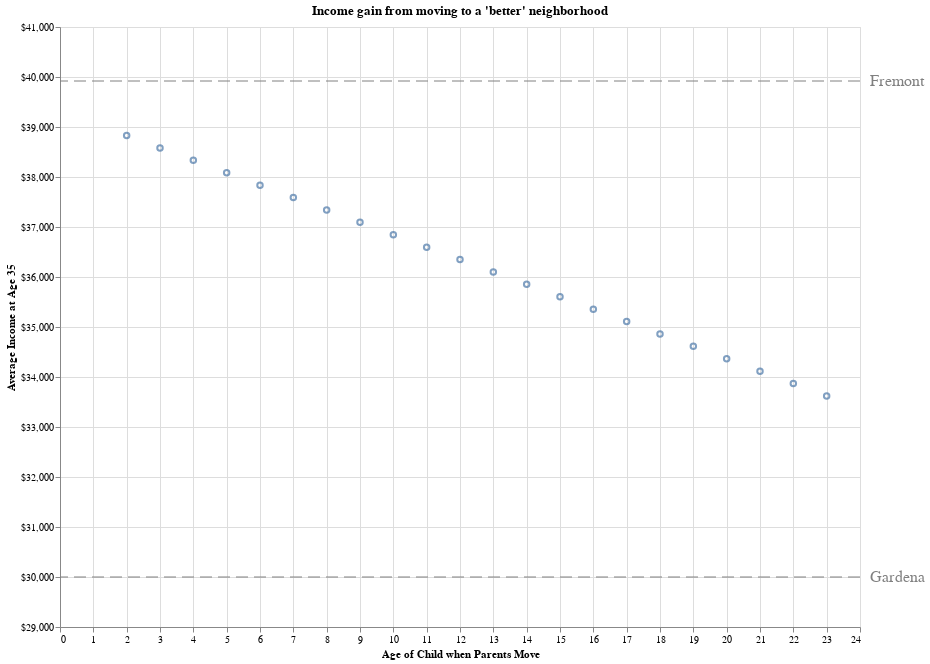

Here is the notebook cell this chart was saved with:
### Code cell
width = 800
height = 600

rule_line = alt.Chart().mark_rule(
    strokeDash=[12, 6],
    strokeWidth=1,
    color="gray"
)

text_anno = alt.Chart().mark_text(
    baseline="middle",
    align="left",
    color="gray",
    fontSize=16,
    dx=(width/2) + 10
)

alt.Chart(prediction_data).mark_point().encode(
    alt.X('age',
        scale=alt.Scale(),
        axis=alt.Axis(title="Age of Child when Parents Move"),
    ),    
    alt.Y('income',
        scale=alt.Scale(
            zero=False, 
            domainMin=29000, 
            domainMax=41000
        ),
        axis=alt.Axis(format="$,f", title="Average Income at Age 35"),
    ),
) + rule_line.encode(
    y=alt.datum(predicted_income_moved_at_birth)
) + text_anno.encode(
    y=alt.datum(predicted_income_moved_at_birth),
    text=alt.datum("Fremont")
) + rule_line.encode(
    y=alt.datum(gardena_pred_medhhinc_35yo)
) + text_anno.encode(
    y=alt.datum(gardena_pred_medhhinc_35yo),
    text=alt.datum("Gardena")
).properties(
    title="Income gain from moving to a 'better' neighborhood",
    width=width, 
    height=height
)

### Figure 1 — Vega-Lite specification as saved in the notebook (floating-point values rounded to 4 significant figures)
{"config": {"view": {"continuousWidth": 400, "continuousHeight": 300}}, "layer": [{"data": {"name": "data-cd853d8a5a5be8df06071508d71de90b"}, "mark": "point", "encoding": {"x": {"axis": {"title": "Age of Child when Parents Move"}, "field": "age", "scale": {}, "type": "quantitative"}, "y": {"axis": {"format": "$,f", "title": "Average Income at Age 35"}, "field": "income", "scale": {"domainMax": 41000, "domainMin": 29000, "zero": false}, "type": "quantitative"}}}, {"data": {"name": "empty"}, "mark": {"type": "rule", "color": "gray", "strokeDash": [12, 6], "strokeWidth": 1}, "encoding": {"y": {"datum": 39920.0}}}, {"data": {"name": "empty"}, "mark": {"type": "text", "align": "left", "baseline": "middle", "color": "gray", "dx": 410.0, "fontSize": 16}, "encoding": {"text": {"datum": "Fremont"}, "y": {"datum": 39920.0}}}, {"data": {"name": "empty"}, "mark": {"type": "rule", "color": "gray", "strokeDash": [12, 6], "strokeWidth": 1}, "encoding": {"y": {"datum": 30000}}}, {"data": {"name": "empty"}, "mark": {"type": "text", "align": "left", "baseline": "middle", "color": "gray", "dx": 410.0, "fontSize": 16}, "encoding": {"text": {"datum": "Gardena"}, "y": {"datum": 30000}}, "height": 600, "title": "Income gain from moving to a 'better' neighborhood", "width": 800}], "$schema": "https://vega.github.io/schema/vega-lite/v4.17.0.json", "datasets": {"data-cd853d8a5a5be8df06071508d71de90b": [{"age": 2, "income": 38830.0}, {"age": 3, "income": 38580.0}, {"age": 4, "income": 38330.0}, {"age": 5, "income": 38080.0}, {"age": 6, "income": 37840.0}, {"age": 7, "income": 37590.0}, {"age": 8, "income": 37340.0}, {"age": 9, "income": 37090.0}, {"age": 10, "income": 36840.0}, {"age": 11, "income": 36600.0}, {"age": 12, "income": 36350.0}, {"age": 13, "income": 36100.0}, {"age": 14, "income": 35850.0}, {"age": 15, "income": 35600.0}, {"age": 16, "income": 35360.0}, {"age": 17, "income": 35110.0}, {"age": 18, "income": 34860.0}, {"age": 19, "income": 34610.0}, {"age": 20, "income": 34360.0}, {"age": 21, "income": 34120.0}, {"age": 22, "income": 33870.0}, {"age": 23, "income": 33620.0}], "empty": [{}]}}
